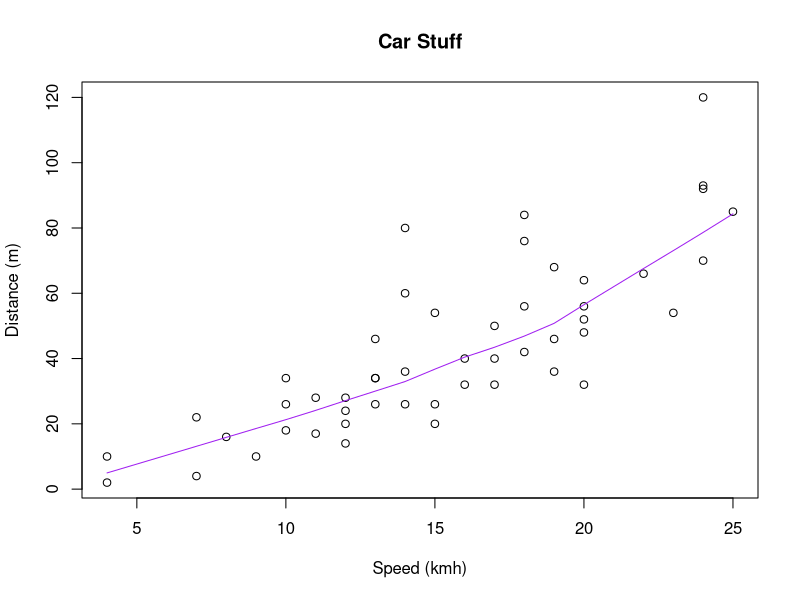
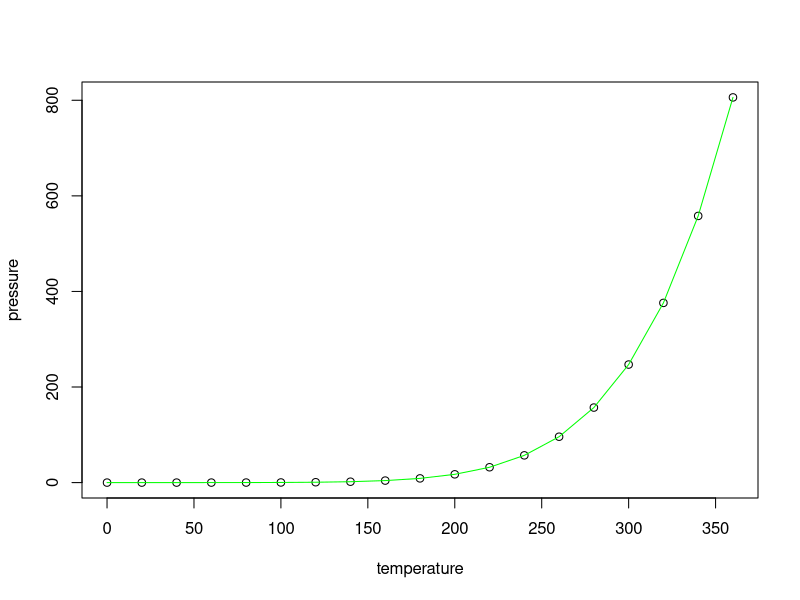

Write R code to recreate these figures, in order.
## ---- chunk 1
knitr::opts_chunk$set(echo = TRUE)
## ---- chunk 2
require(stats)
require(graphics)
summary(cars)
plot(cars, xlab = "Speed (kmh)", ylab = "Distance (m)")
title(main="Car Stuff")
lines(lowess(cars$speed, cars$dist, f = 2/3, iter = 3), col = "purple")
## ---- chunk 3
plot(pressure)
lines(lowess(pressure$temperature, pressure$pressure, f=1/200, iter=2), col="green")
